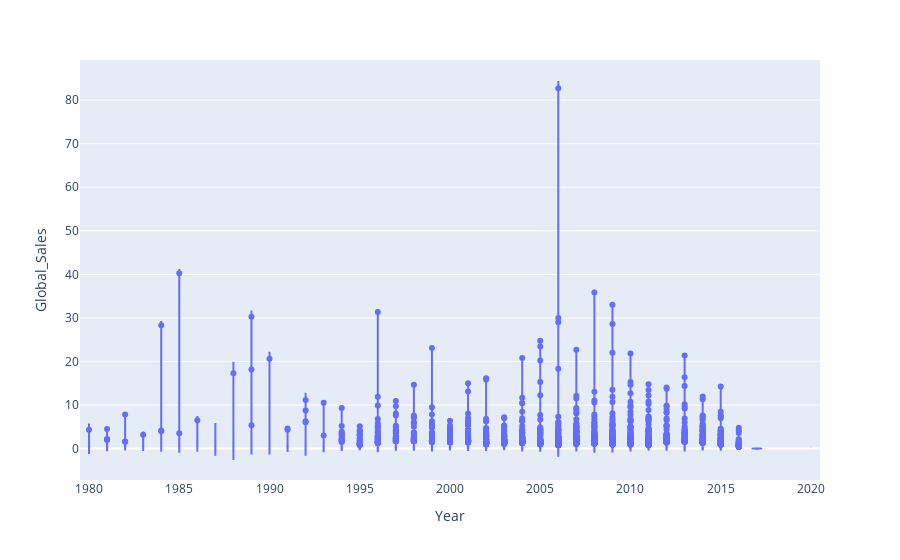

Source (notebook cell):
### Code cell
px.violin(df, x="Year", y="Global_Sales" )

### Figure 1 — Plotly figure (JSON) as saved in the notebook; plotly's stock layout.template omitted (floating-point values rounded to 4 significant figures; data arrays with more than 128 entries replaced by an {"elided": "..."} marker saying what was removed)
{"data": [{"alignmentgroup": "True", "box": {"visible": false}, "hovertemplate": "Year=%{x}<br>Global_Sales=%{y}<extra></extra>", "legendgroup": "", "marker": {"color": "#636efa"}, "name": "", "offsetgroup": "", "orientation": "v", "scalegroup": "True", "showlegend": false, "type": "violin", "x": {"elided": "16598 int values"}, "x0": " ", "xaxis": "x", "y": {"elided": "16598 float values"}, "y0": " ", "yaxis": "y"}], "layout": {"legend": {"tracegroupgap": 0}, "margin": {"t": 60}, "violinmode": "group", "xaxis": {"anchor": "y", "domain": [0, 1], "title": {"text": "Year"}}, "yaxis": {"anchor": "x", "domain": [0, 1], "title": {"text": "Global_Sales"}}}}
